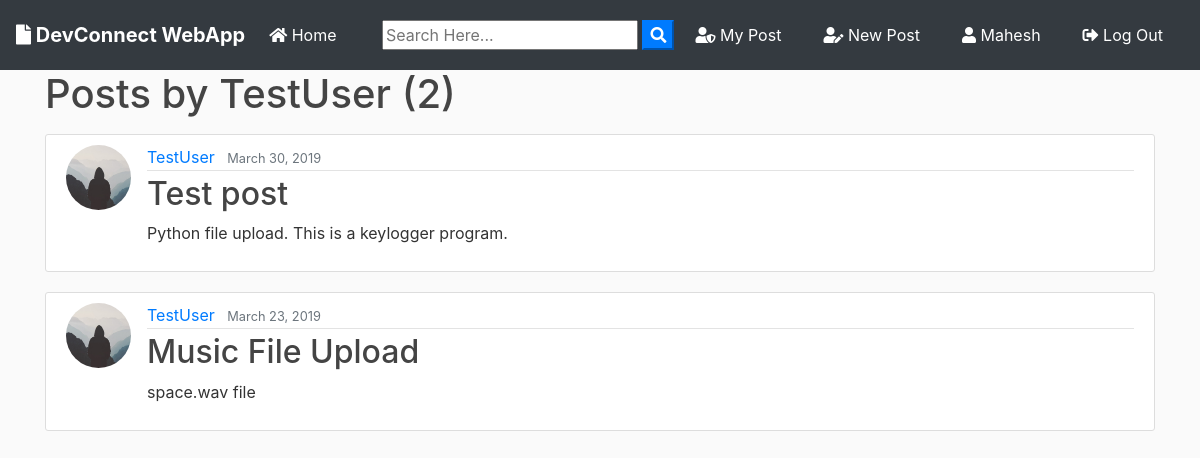
The page /user/TestUser (signed in) on the database its author committed.
### blog/models.py (models this page shows, shortened)
class Post(models.Model):
	title = models.CharField(max_length=100)
	file = models.FileField(null=True,blank=True,upload_to='Files')
	content = models.TextField()
	date_posted = models.DateTimeField(default=timezone.now)
	author = models.ForeignKey(User, on_delete=models.CASCADE)

### users/models.py (models this page shows, shortened)
class Profile(models.Model):
    user = models.OneToOneField(User, on_delete=models.CASCADE)
    image = models.ImageField(default='default.jpg', upload_to='profile_pics')

### blog/views.py (the view)
# urls.py: path('user/<str:username>', UserPostListView.as_view(), name='user-posts'),
class UserPostListView(ListView):
    model = Post
    template_name = 'blog/user_posts.html'  # <app>/<model>_<viewtype>.html
    context_object_name = 'posts'
    paginate_by = 2
    def get_queryset(self):
        user = get_object_or_404(User, username=self.kwargs.get('username'))
        return Post.objects.filter(author=user).order_by('-date_posted')

### blog/templates/blog/user_posts.html (shortened to what this page needs)
{% extends "blog/base.html" %}
{% block content %}
    <h1 class="mb-3">Posts by {{ view.kwargs.username }} ({{ page_obj.paginator.count }})</h1>
    {% for post in posts %}
        <article class="media content-section">
          <img class="rounded-circle article-img" src="{{ post.author.profile.image.url }}">
          <div class="media-body">
            <div class="article-metadata">
              <a class="mr-2" href="{% url 'user-posts' post.author.username %}">{{ post.author }}</a>
              <small class="text-muted">{{ post.date_posted|date:"F d, Y" }}</small>
            </div>
            <h2><a class="article-title" href="{% url 'post-detail' post.id %}">{{ post.title }}</a></h2>
            <p class="article-content">{{ post.content }}</p>
          </div>
        </article>
    {% endfor %}
{% endblock content %}

### blog/templates/blog/base.html (shortened to what this page needs)
{% load static %}
<!doctype html>
<html lang="en">
  <head>
    <link rel="stylesheet" href="https://stackpath.bootstrapcdn.com/bootstrap/4.3.1/css/bootstrap.min.css">
    <link rel="stylesheet" href="https://use.fontawesome.com/releases/v5.8.1/css/all.css" >
    <link rel="stylesheet" href="{% static 'blog/main.css' %}">
</head>
  <body>
        <nav class="navbar navbar-expand-lg navbar-dark bg-dark">
                <a class="navbar-brand font-weight-bold" href="{% url 'blog-home' %}"><i class="fas fa-file"></i> DevConnect WebApp</a>
                <div class="collapse navbar-collapse" id="navbarSupportedContent">
                  <ul class="navbar-nav mr-auto">
                    <li class="nav-item active">
                      <a class="nav-link" href="{% url 'blog-home' %}"><i class="fas fa-home"></i> Home <span class="sr-only">(current)</span></a>
                    </li>
                  </ul>
                  <form id="searchform" action="{% url 'search' %}" method="get">
                    <input type="text" name="q" type="text" value="{{ request.GET.q }}" placeholder="Search Here..." />
                    <button type="button" onclick="searchform.submit()" class=" text-white my-color btn-primary"><i class="fa fa-search"></i></button>
                </form>
                    {% if user.is_authenticated %}
                    <a href="{% url 'user-posts' user %}" class="btn text-white m-2"><i class="fas fa-user-shield"></i> My Post</a>
                    <a href="{% url 'post-create' %} " class="btn text-white m-2"><i class="fas fa-user-edit"></i> New Post</a>
                    <a href="{% url 'profile' %} " class="btn text-white m-2"><i class="fas fa-user"></i> {{ user.username }}</a>
                    <a href="{% url 'logout' %} " class="btn text-white m-2"><i class="fas fa-sign-out-alt"></i> Log Out</a>
                    {% else %}
                    <a href="{% url 'login' %} " class="btn text-white m-2"><i class="fas fa-user-tie"></i> Log In</a>
                    <a href="{% url 'register' %} " class="btn text-white m-2"> <i class="fas fa-sign-in-alt"></i> Sign Up</a>
                    {% endif %}
                </div>
              </nav>
      <div class="container my-bg">
    {% block content %}
    {% endblock  %}
</div>
  </body>
</html>

### blog/static/blog/main.css (style rules this page uses)
body { background: #fafafa; color: #333333; margin-top: 0; }
h1, h2, h3, h4, h5, h6 { color: #444444; }
ul { margin: 0; }
.content-section { background: #ffffff; padding: 10px 20px; border: 1px solid #dddddd; border-radius: 3px; margin-bottom: 20px; }
.article-title { color: #444444; }
.article-content { white-space: pre-line; }
.article-img { height: 65px; width: 65px; margin-right: 16px; }
.article-metadata { padding-bottom: 1px; margin-bottom: 4px; border-bottom: 1px solid #e3e3e3 }

### rows shown on the page
Post: author.profile.image (placeholder picture), author "TestUser", date_posted "March 30, 2019", title "Test post", content "Python file upload. This is a keylogger program."
Post: author.profile.image (placeholder picture), author "TestUser", date_posted "March 23, 2019", title "Music File Upload", content "space.wav file"

### other values the page prints
{{ user.username }} "Mahesh"
{{ view.kwargs.username }} "TestUser"
{{ page_obj.paginator.count }} "2"
